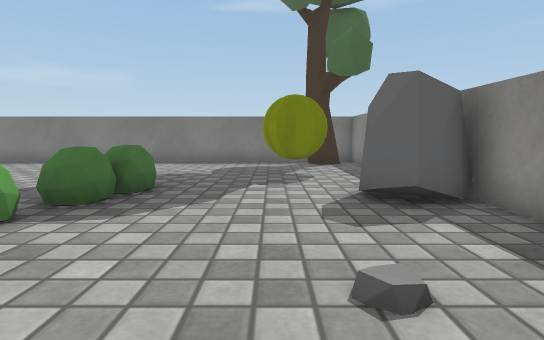
view 1 (above)

13 first-person views from a walk through a 3-D level made in the Unity game engine. The camera is 0.57 m above the floor, tilts 6° down and sees 80° across. The floor is counted in squares, 0.5 m on a side. Each view is taken from the middle of a square. On the plan, view 1 faces up. The plan holds only what a view shows up to about 13 squares ahead; the rest is blank. The player character is not drawn. Some surface patterns are stand-ins.

view 2
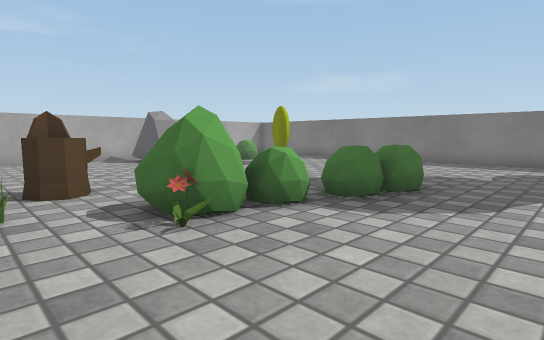

view 3
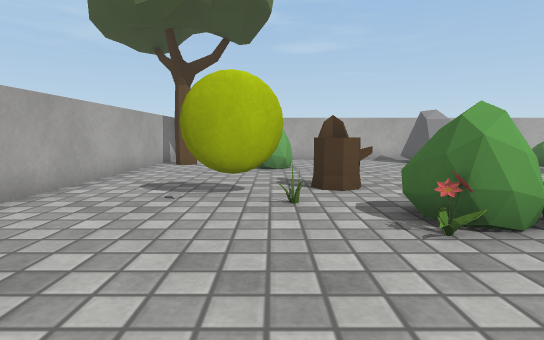

view 4
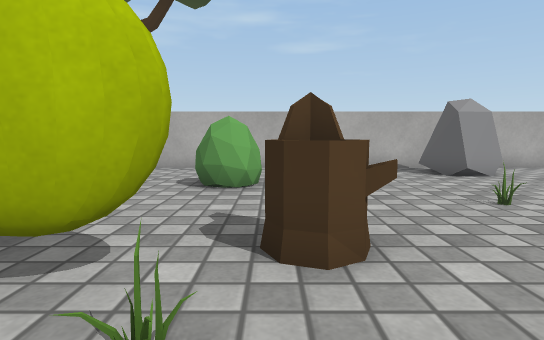

view 5
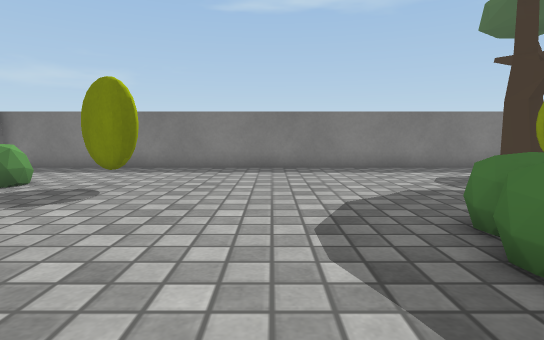

view 6
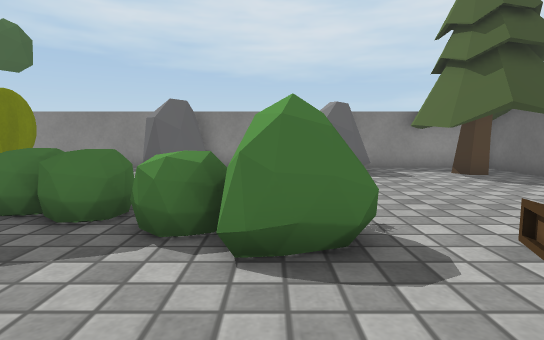

view 7
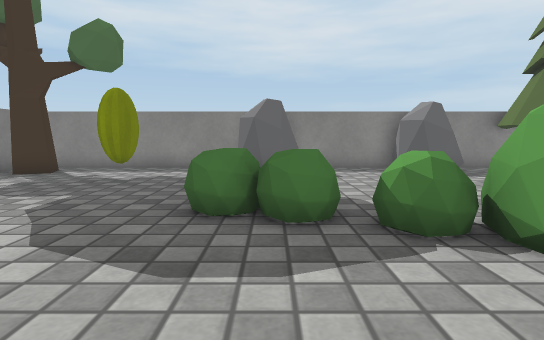

view 8
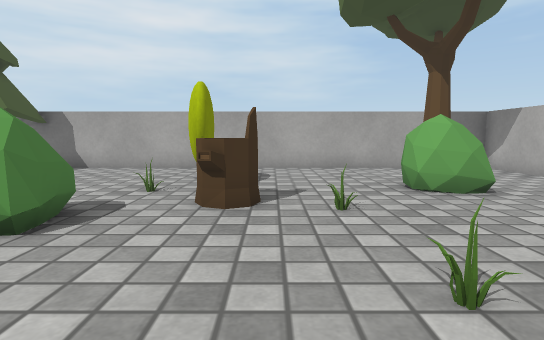

view 9
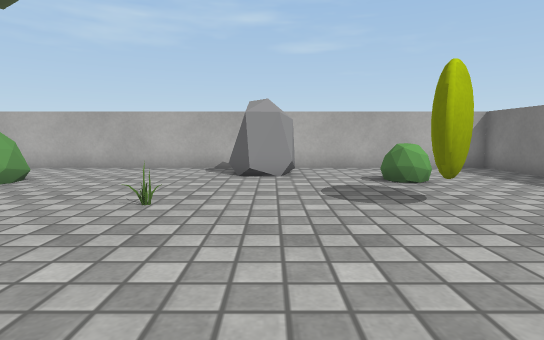

view 10
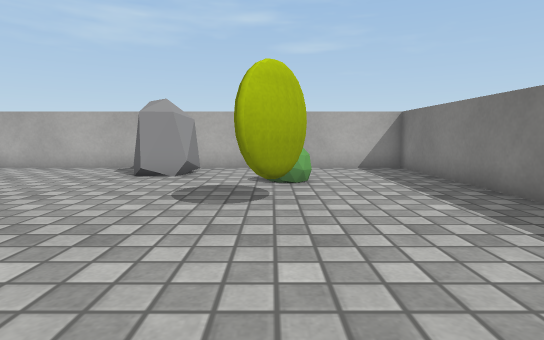

view 11
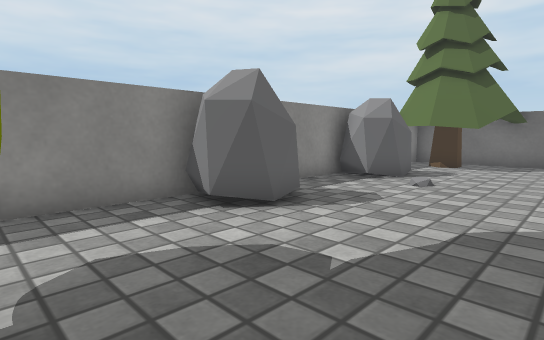

view 12
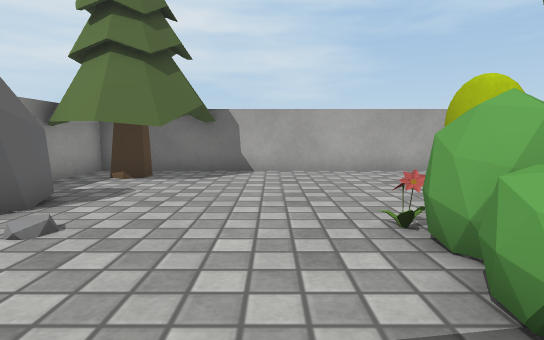

view 13
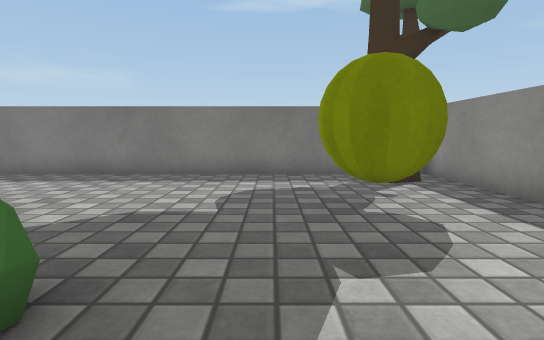

### Floor plan
Points are (right, up) in squares from view 1. A wall is a line through its corners. A room is listed if a view was taken in it or the views show most of it. See-through windows are left out.
Room 1 (views 1, 2, 3, 4, 5, 6, 7, 8, 9, 10, 11, 12, 13)
walls: (-6.5, 0.2) (-6.3, 0) (-6.1, -0.5); (-6.4, 0.1) (-6.1, -0.4); (-8.9, 9.5) (-9.4, 9.6) (-10, 10.1); (-9.1, 9.5) (-9.6, 9.7); (-9.3, 9.6) (-9.8, 9.9) (-10.2, 10.3); (-6, -0.9) (-6, -1.4); (-9.1, 10.2) (-8.7, 9.7); (-6, -1.1) (-6, -1.6); (-9.5, 10.5) (-8.8, 9.8) (-8.7, 9.5); (-10, 10.6) (-9.5, 10.4); (-10.1, 10.6) (-9.7, 10.5) (-9.1, 10.1); (0.4, 9.7) (-0.2, 9.9); (0.6, 9.8) (-0.1, 9.9) (-0.3, 10); (1.3, 9.8) (0.8, 9.8); (1.6, 9.9) (1, 9.7); (-15.6, -4.6) (3.6, -4.6) (3.6, 14.6) (-15.6, 14.6) (-15.6, -4.6)
objects: tree (-14, -4) to (-13, -3); rock (-14, 6) to (-13, 8); bush (-13, 10) to (-12, 11); bush (-12, -1) to (-11, 1); other object (-9, 2); other object (-9, 5); stump (-8, 1) to (-7, 2); other object (-5, 0); bush (-5, 2) to (-4, 3); flower (-4, 2); bush (-4, 4) to (-4, 5); bush (-4, 5) to (-3, 6); bush (-3, 6) to (-3, 7); tree (0, -4) to (3, -1); rock (2, 0) to (3, 2); rock (2, 5) to (3, 7); tree (2, 13) to (3, 14)

Where each view was taken, in squares from view 1:
view 1: 0 up, 0 right, facing up
view 2: 0 up, 0 right, facing up-left
view 3: 0 up, 0 right, facing left
view 4: 1 up, 4 left, facing left
view 5: 3 up, 6 left, facing up
view 6: 3 up, 8 left, facing right
view 7: 6 up, 8 left, facing right
view 8: 7 up, 8 left, facing down
view 9: 7 up, 4 left, facing left
view 10: 10 up, 4 left, facing left
view 11: 10 up, 2 left, facing down-right
view 12: 6 up, 2 left, facing down
view 13: 5 up, 1 left, facing up
